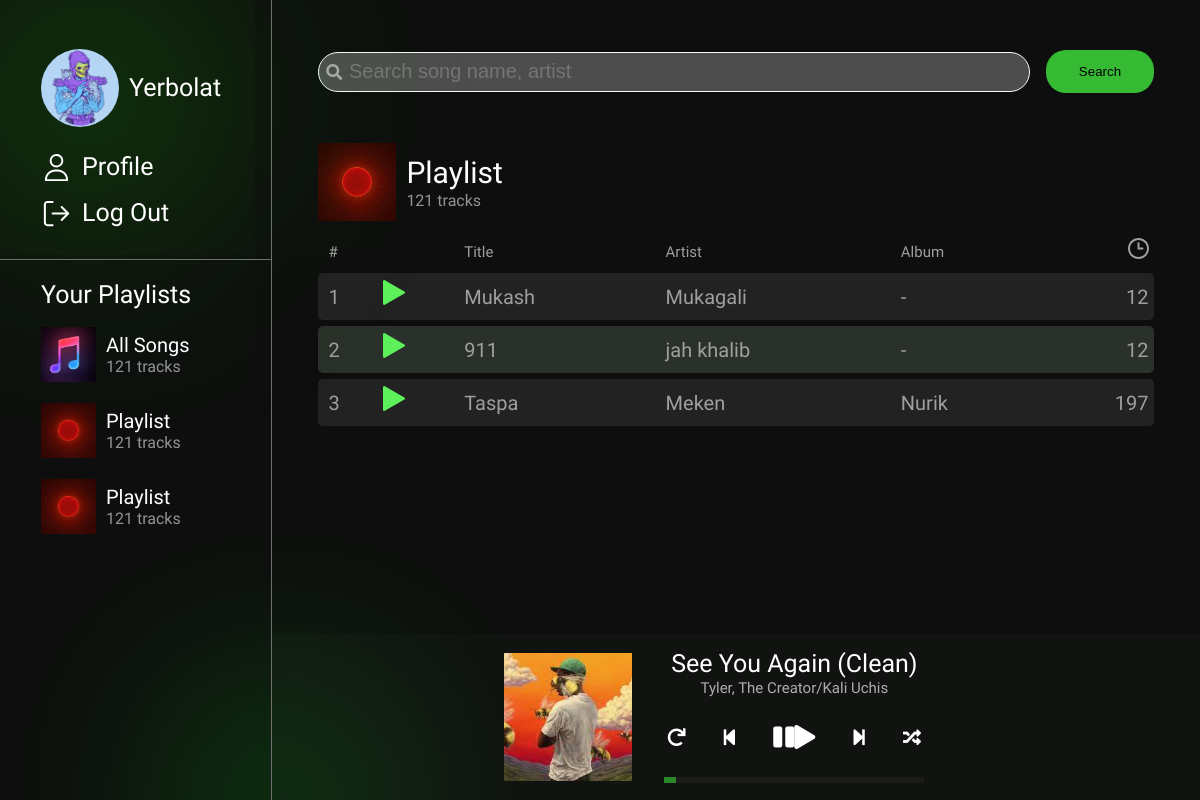
The app's page /, older data.
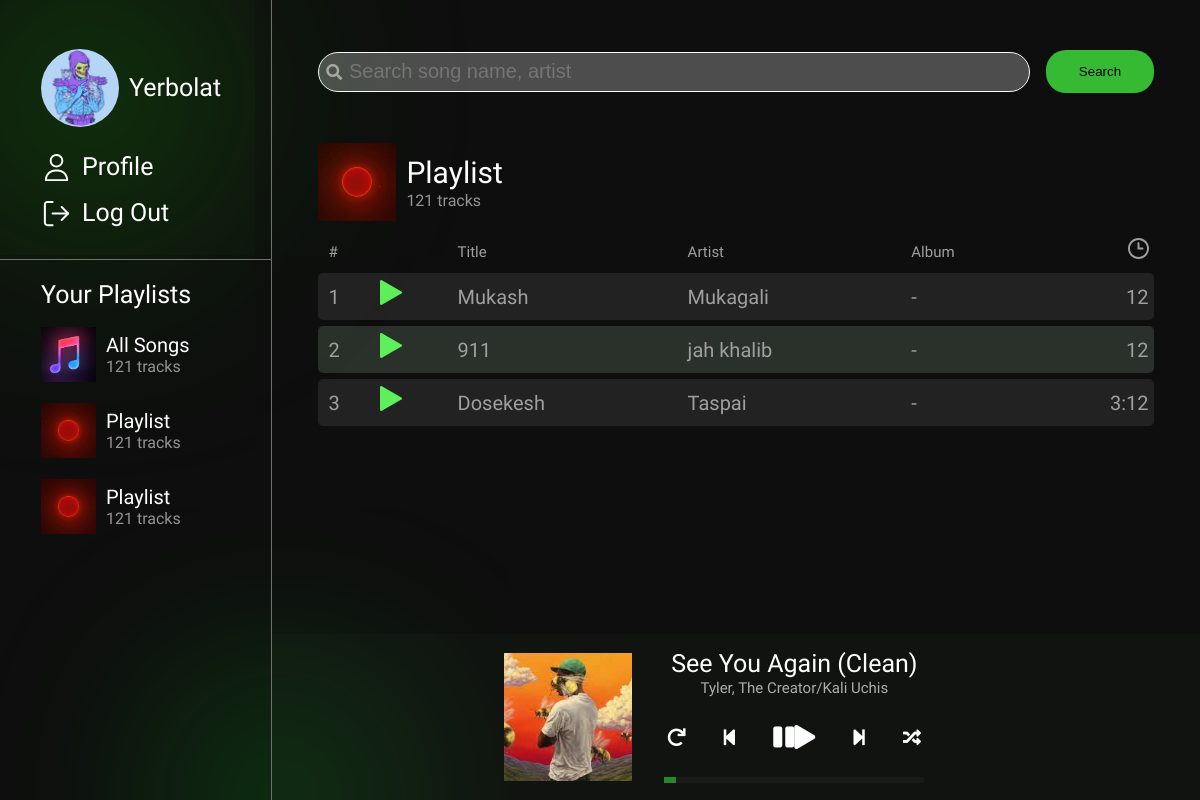
The same page, newer data.
### tyndama/models.py (models this page shows, shortened)
class Music(models.Model):
    song_id = models.AutoField(primary_key=True)
    name = models.CharField(max_length=255)
    singer = models.CharField(max_length=255)
    tags = models.CharField(max_length=255)
    image = models.ImageField(upload_to='images_1')
    song = models.FileField(upload_to='images_1')
    album = models.CharField(max_length=255, default="-")
    time = models.CharField(max_length=50)

### tyndama/views.py (the view)
# urls.py: 2. Add a URL to urlpatterns:  path('', views.home, name='home')
def home(request):
    music = Music.objects.all()
    return render(request, 'tyndama/home.html', {'music' : music})

### templates/tyndama/home.html (shortened to what this page needs)
<!doctype html>
{% load static %}
<html lang="en">
<head>
    <link rel="stylesheet" href="{% static 'tyndama/css/styles.css' %}">
    <link rel="stylesheet" href="https://cdnjs.cloudflare.com/ajax/libs/font-awesome/5.15.2/css/all.min.css"
/>
</head>
<body>
<div class="nav">
    <div class="info">
        <div class="profile-info">
            <div class="avatar" style="background-image: url('{% static 'tyndama/img/g9DlTPEgG_s.jpg' %}');"></div>
            <h4 class="name">Yerbolat</h4>
        </div>
        <div class="buttons">
            <a href="">
                <img src="{% static 'tyndama/img/profile.svg' %}" alt="">
                <span>Profile</span>
            </a>
            <a href="">
                <img src="{% static 'tyndama/img/logout.svg' %}" alt="">
                <span>Log Out</span>
            </a>
        </div>
    </div>
    <div class="playlists">
        <h4>Your Playlists</h4>
        <div class="playlist">
            <div class="img-wrapper" style="background-image: url('{% static 'tyndama/img/img.png' %}')"></div>
            <div class="playlist-info">
                <p class="title">All Songs</p>
                <p class="num-of-tracks">121 tracks</p>
            </div>
        </div>
        <div class="playlist">
            <div class="img-wrapper" style="background-image: url('{% static 'tyndama/img/PKQqPbaUp6s.jpg' %}')"></div>
            <div class="playlist-info">
                <p class="title">Playlist</p>
                <p class="num-of-tracks">121 tracks</p>
            </div>
        </div>
        <div class="playlist">
            <div class="img-wrapper" style="background-image: url('{% static 'tyndama/img/PKQqPbaUp6s.jpg' %}')"></div>
            <div class="playlist-info">
                <p class="title">Playlist</p>
                <p class="num-of-tracks">121 tracks</p>
            </div>
        </div>
    </div>
</div>
<div class="content">
    <div class="top-block">
        <div class="search">
            <form>
                <input type="search" class="search-input" placeholder="Search song name, artist"
                       aria-label="search vault">
                <i class="fas fa-search search-icon" aria-hidden="true"></i>
                <button type="submit" class="search-button">Search</button>
            </form>
        </div>
        <div class="curr-playlist">
            <div class="img-wrapper big"
                 style="background-image: url('{% static 'tyndama/img/PKQqPbaUp6s.jpg' %}')"></div>
            <div class="playlist-info mr">
                <p class="big-title">Playlist</p>
                <p class="big-num-of-tracks">121 tracks</p>
            </div>
        </div>
    </div>
    <div class="mid-block">
        <table id="playlist" class="no-select">
            <thead>
            <th>#</th>
            <th></th>
            <th>Title</th>
            <th>Artist</th>
            <th>Album</th>
            <th>
                <img src="{% static 'tyndama/img/clock.svg' %}" alt="time">
            </th>
            </thead>
            <tbody>
            {% for i in music %}
                <tr>
                    <td>{{ i.song_id }}</td>
                    <td><img src="{% static 'tyndama/img/play.svg' %}" alt=""></td>
                    <td>{{ i.name }}</td>
                    <td>{{ i.singer }}</td>
                    <td>{{ i.album }}</td>
                    <td>{{ i.time }}</td>
                </tr>
            {% endfor %}
            </tbody>
        </table>
    </div>
    <div class="bottom-block">
        <div class="player">
            <div class="album-image" style="background-image: url('{% static 'tyndama/img/img_1.png' %}')"></div>
            <div class="control-panel">
                <p class="player-title">
                    See You Again (Clean)
                </p>
                <p class="artist">
                    Tyler, The Creator/Kali Uchis
                </p>
                <div class="control">
                    <div class="btn btn-repeat">
                        <i class="fas fa-redo"></i>
                    </div>
                    <div class="btn btn-prev">
                        <i class="fas fa-step-backward"></i>
                    </div>
                    <div class="btn btn-toggle-play">
                        <i class="fas fa-pause icon-pause"></i>
                        <i class="fas fa-play icon-play"></i>
                    </div>
                    <div class="btn btn-next">
                        <i class="fas fa-step-forward"></i>
                    </div>
                    <div class="btn btn-random">
                        <i class="fas fa-random"></i>
                    </div>
                </div>
                <input id="progress" class="progress" type="range" value="0" step="1" min="0" max="100">
            </div>
        </div>
    </div>
</div>
</body>
</html>

Row changes from the older to the newer data that the page shows:
changed Music id 3: name "Taspa" → "Dosekesh"; singer "Meken" → "Taspai"; album "Nurik" → "-"; time "197" → "3:12"
